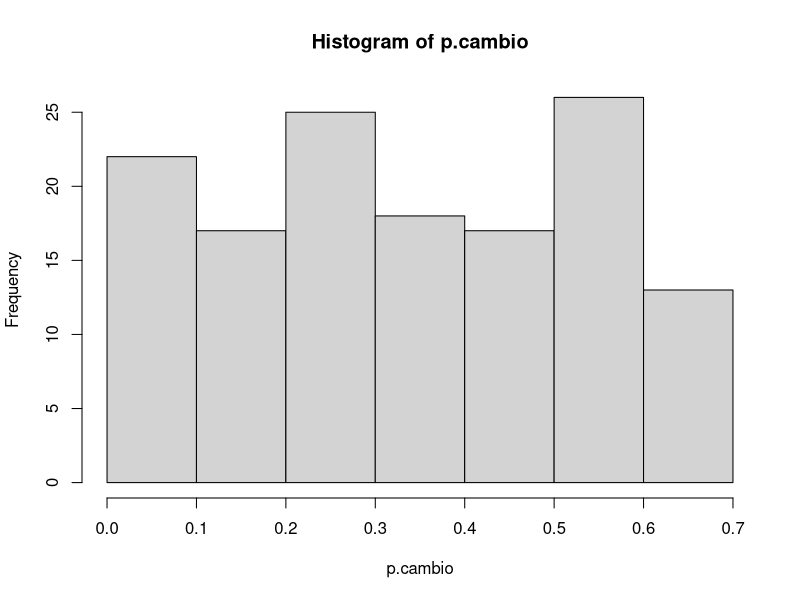
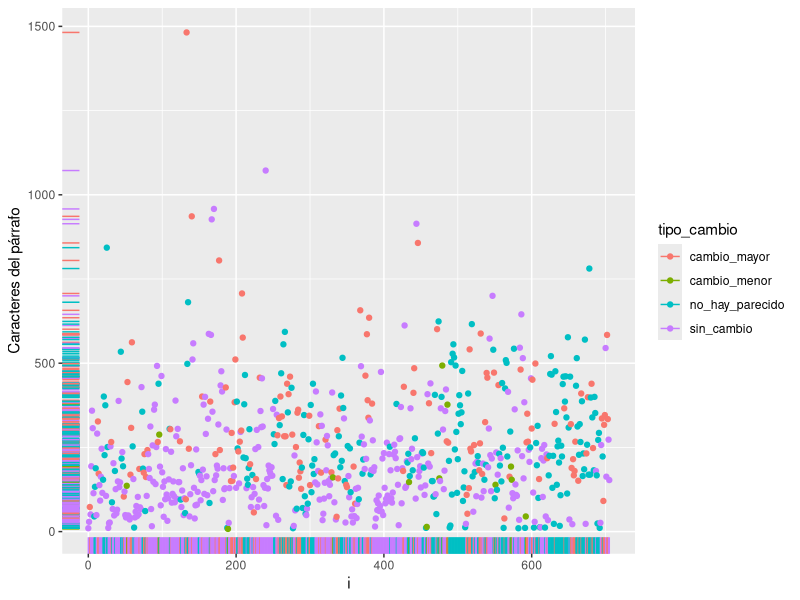

Here is the R script that generated these plots, in order:
## ---- chunk 1
knitr::opts_chunk$set(echo = TRUE)
library(ggplot2)
## ---- chunk 2
library(openxlsx)
a<-read.xlsx("d2005_1980.xlsx")
n.tipos=table(a$tipo_cambio)
p.tipos=as.numeric(prop.table(table(a$tipo_cambio)))*100
data.frame(n.tipos, p.tipos)
## ---- chunk 3
carac.por.tipo<-aggregate(a$texto_origen_n,list(tipo=a$tipo_cambio),sum)
total.carac<-sum(carac.por.tipo$x)
carac.por.tipo$p<-100*carac.por.tipo$x/total.carac
data.frame(carac.por.tipo)
## ---- chunk 4
a.cambio.mayor<-a[a$tipo_cambio=="cambio_mayor",]
p.cambio<-a.cambio.mayor$distancia/a.cambio.mayor$texto_origen_n
psych::describe(p.cambio)
hist(p.cambio)
## ---- chunk 5
ggplot(a,aes(x=i,y=texto_origen_n, color=tipo_cambio))+
  geom_point()+
  geom_rug()+
  ylab("Caracteres del párrafo")
